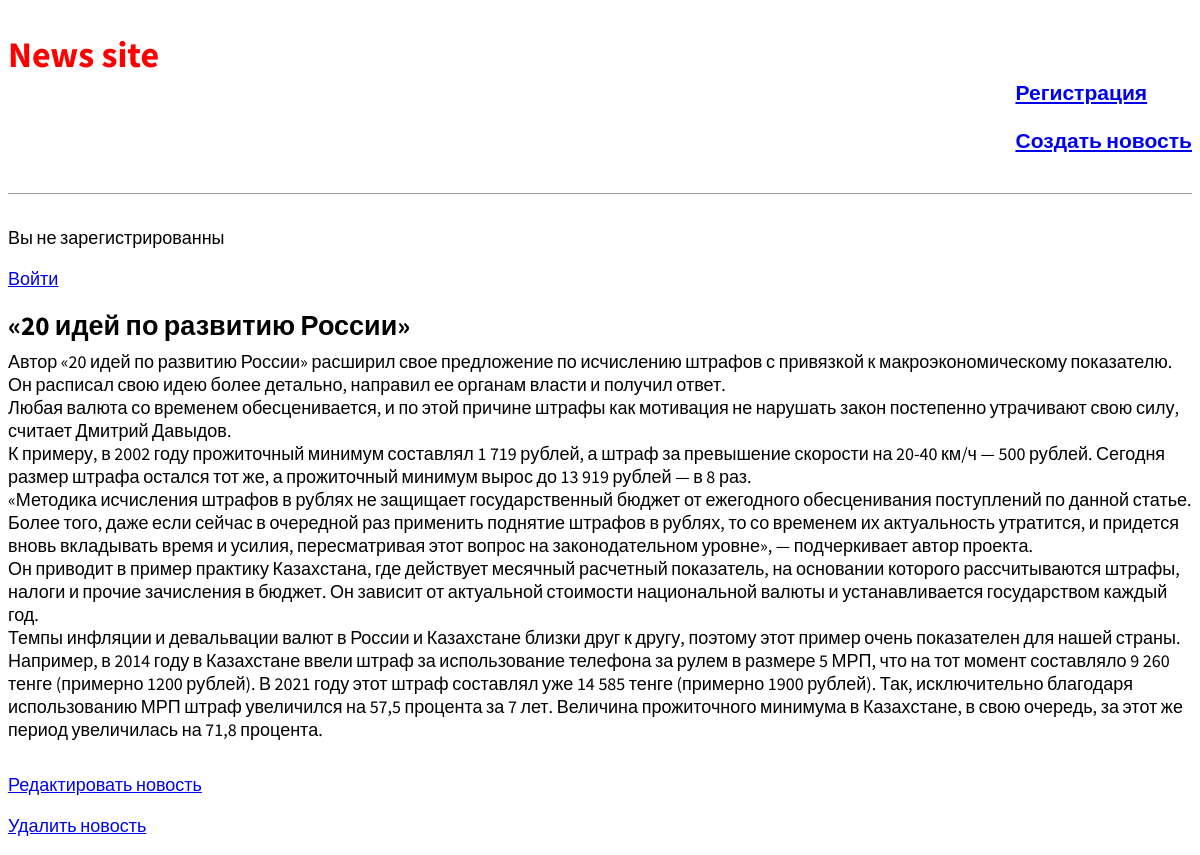
The app's page /post/1/ with its own data.
### news/models.py (models this page shows, shortened)
class Post(models.Model):
	title = models.CharField(max_length=200)
	author = models.ForeignKey('auth.User', on_delete=models.CASCADE, )
	content = models.TextField()

### news/views.py (the view)
# urls.py: path('post/<int:pk>/', NewsDetailView.as_view(), name='post_detail'),
class NewsDetailView(DetailView):
	model = Post
	template_name = 'post_detail.html'

### news/templates/post_detail.html
{% extends 'base.html' %}
{% block content %}
<div class="post-entry">
    <h2>{{ post.title }}</h2>
    <p>{{ post.content|linebreaks }}</p>
</div>
<p><a href="{% url 'post_edit' post.pk %}">Редактировать новость</a></p>
<p><a href="{% url 'post_delete' post.pk %}">Удалить новость</a></p>
{% endblock content %}

### static/css/base.css (style rules this page uses)
body { font-family: 'Source Sans Pro', sans-serif; font-size: 18px; }
.post-entry { margin-bottom: 2rem; }
.post-entry h2 { margin: 0.5rem 0; }
.post-entry p { margin: 0; font-weight: 400; }

### records on screen
Post: title "«20 идей по развитию России»", content "Автор «20 идей по развитию России» расширил свое предложение по исчислению штрафов с привязкой к макроэкономическому показателю. Он расписал свою идею более детально, направил ее органам власти и получил ответ. Любая валюта со временем обесценивается, и по этой причине штрафы как мотивация не нарушать закон постепенно утрачивают свою силу, считает Дмитрий Давыдов. К примеру, в 2002 году прожиточный минимум составлял 1 719 рублей, а штраф за превышение скорости на 20-40 км/ч — 500 рублей. Сегодня размер штрафа остался тот же, а прожиточный минимум вырос до 13 919 рублей — в 8 раз. «Методика исчисления штрафов в рублях не защищает государственный бюджет от ежегодного обесценивания поступлений…"
